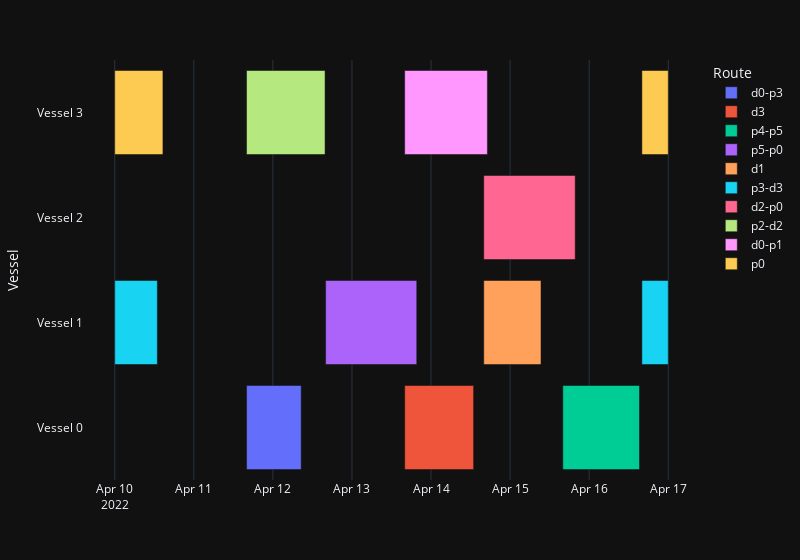

Notebook cell for this chart:
### Code cell
import plotly.express as px
import pandas as pd

start_date = pd.to_datetime('04-10-2022')
df = sch.to_df()
df['Start_datetime'] = start_date + pd.to_timedelta(df.Start, unit='h')
df['End_datetime'] = start_date + pd.to_timedelta(df.End, unit='h')
fig = px.timeline(df,
                  x_start='Start_datetime',
                  x_end='End_datetime',
                  y='Vessel',
                  color='Route',
                  width=800)
fig.show()

### Figure 1 — Plotly figure (JSON) as saved in the notebook; plotly's stock layout.template omitted (floating-point values rounded to 4 significant figures)
{"data": [{"alignmentgroup": "True", "base": ["2022-04-11T16:00:00"], "hovertemplate": "Route=d0-p3<br>Start_datetime=%{base}<br>End_datetime=%{x}<br>Vessel=%{y}<extra></extra>", "legendgroup": "d0-p3", "marker": {"color": "#636efa", "pattern": {"shape": ""}}, "name": "d0-p3", "offsetgroup": "d0-p3", "orientation": "h", "showlegend": true, "textposition": "auto", "x": [59740000.0], "xaxis": "x", "y": ["Vessel 0"], "yaxis": "y", "type": "bar"}, {"alignmentgroup": "True", "base": ["2022-04-13T16:00:00"], "hovertemplate": "Route=d3<br>Start_datetime=%{base}<br>End_datetime=%{x}<br>Vessel=%{y}<extra></extra>", "legendgroup": "d3", "marker": {"color": "#EF553B", "pattern": {"shape": ""}}, "name": "d3", "offsetgroup": "d3", "orientation": "h", "showlegend": true, "textposition": "auto", "x": [75330000.0], "xaxis": "x", "y": ["Vessel 0"], "yaxis": "y", "type": "bar"}, {"alignmentgroup": "True", "base": ["2022-04-15T16:00:00"], "hovertemplate": "Route=p4-p5<br>Start_datetime=%{base}<br>End_datetime=%{x}<br>Vessel=%{y}<extra></extra>", "legendgroup": "p4-p5", "marker": {"color": "#00cc96", "pattern": {"shape": ""}}, "name": "p4-p5", "offsetgroup": "p4-p5", "orientation": "h", "showlegend": true, "textposition": "auto", "x": [83780000.0], "xaxis": "x", "y": ["Vessel 0"], "yaxis": "y", "type": "bar"}, {"alignmentgroup": "True", "base": ["2022-04-12T16:00:00"], "hovertemplate": "Route=p5-p0<br>Start_datetime=%{base}<br>End_datetime=%{x}<br>Vessel=%{y}<extra></extra>", "legendgroup": "p5-p0", "marker": {"color": "#ab63fa", "pattern": {"shape": ""}}, "name": "p5-p0", "offsetgroup": "p5-p0", "orientation": "h", "showlegend": true, "textposition": "auto", "x": [99600000.0], "xaxis": "x", "y": ["Vessel 1"], "yaxis": "y", "type": "bar"}, {"alignmentgroup": "True", "base": ["2022-04-14T16:00:00"], "hovertemplate": "Route=d1<br>Start_datetime=%{base}<br>End_datetime=%{x}<br>Vessel=%{y}<extra></extra>", "legendgroup": "d1", "marker": {"color": "#FFA15A", "pattern": {"shape": ""}}, "name": "d1", "offsetgroup": "d1", "orientation": "h", "showlegend": true, "textposition": "auto", "x": [62570000.0], "xaxis": "x", "y": ["Vessel 1"], "yaxis": "y", "type": "bar"}, {"alignmentgroup": "True", "base": ["2022-04-16T16:00:00", "2022-04-10T00:00:00"], "hovertemplate": "Route=p3-d3<br>Start_datetime=%{base}<br>End_datetime=%{x}<br>Vessel=%{y}<extra></extra>", "legendgroup": "p3-d3", "marker": {"color": "#19d3f3", "pattern": {"shape": ""}}, "name": "p3-d3", "offsetgroup": "p3-d3", "orientation": "h", "showlegend": true, "textposition": "auto", "x": [28800000.0, 46530000.0], "xaxis": "x", "y": ["Vessel 1", "Vessel 1"], "yaxis": "y", "type": "bar"}, {"alignmentgroup": "True", "base": ["2022-04-14T16:00:00"], "hovertemplate": "Route=d2-p0<br>Start_datetime=%{base}<br>End_datetime=%{x}<br>Vessel=%{y}<extra></extra>", "legendgroup": "d2-p0", "marker": {"color": "#FF6692", "pattern": {"shape": ""}}, "name": "d2-p0", "offsetgroup": "d2-p0", "orientation": "h", "showlegend": true, "textposition": "auto", "x": [99940000.0], "xaxis": "x", "y": ["Vessel 2"], "yaxis": "y", "type": "bar"}, {"alignmentgroup": "True", "base": ["2022-04-11T16:00:00"], "hovertemplate": "Route=p2-d2<br>Start_datetime=%{base}<br>End_datetime=%{x}<br>Vessel=%{y}<extra></extra>", "legendgroup": "p2-d2", "marker": {"color": "#B6E880", "pattern": {"shape": ""}}, "name": "p2-d2", "offsetgroup": "p2-d2", "orientation": "h", "showlegend": true, "textposition": "auto", "x": [85810000.0], "xaxis": "x", "y": ["Vessel 3"], "yaxis": "y", "type": "bar"}, {"alignmentgroup": "True", "base": ["2022-04-13T16:00:00"], "hovertemplate": "Route=d0-p1<br>Start_datetime=%{base}<br>End_datetime=%{x}<br>Vessel=%{y}<extra></extra>", "legendgroup": "d0-p1", "marker": {"color": "#FF97FF", "pattern": {"shape": ""}}, "name": "d0-p1", "offsetgroup": "d0-p1", "orientation": "h", "showlegend": true, "textposition": "auto", "x": [90410000.0], "xaxis": "x", "y": ["Vessel 3"], "yaxis": "y", "type": "bar"}, {"alignmentgroup": "True", "base": ["2022-04-16T16:00:00", "2022-04-10T00:00:00"], "hovertemplate": "Route=p0<br>Start_datetime=%{base}<br>End_datetime=%{x}<br>Vessel=%{y}<extra></extra>", "legendgroup": "p0", "marker": {"color": "#FECB52", "pattern": {"shape": ""}}, "name": "p0", "offsetgroup": "p0", "orientation": "h", "showlegend": true, "textposition": "auto", "x": [28800000.0, 52640000.0], "xaxis": "x", "y": ["Vessel 3", "Vessel 3"], "yaxis": "y", "type": "bar"}], "layout": {"xaxis": {"anchor": "y", "domain": [0.0, 1.0], "type": "date"}, "yaxis": {"anchor": "x", "domain": [0.0, 1.0], "title": {"text": "Vessel"}}, "legend": {"title": {"text": "Route"}, "tracegroupgap": 0}, "margin": {"t": 60}, "barmode": "overlay", "width": 800}}
